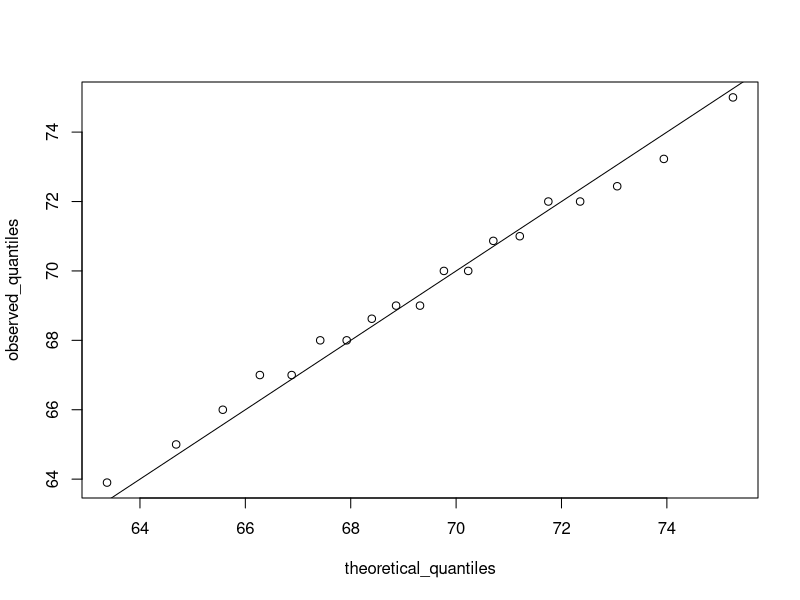

Source code (R):
## ---- chunk 1
library(dslabs)
data("heights")
## ---- chunk 2
prop.table(table(heights$sex))
## ---- chunk 3
x <- heights$height[heights$sex == "Male"]
## ---- chunk 4
p <- seq(0.05, 0.95, 0.05)

observed_quantiles <- quantile(x, p)
## ---- chunk 5
theoretical_quantiles <- qnorm( p, mean = mean(x), sd = sd(x))
## ---- chunk 6
plot(theoretical_quantiles, observed_quantiles)
abline(0,1)
